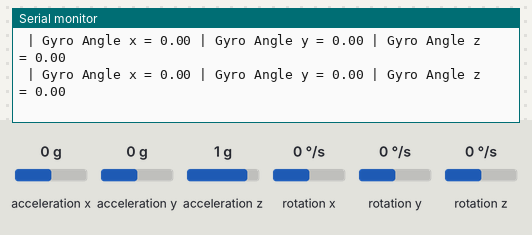
This sketch was run on a simulated Arduino Uno, built with avr-gcc and run on an emulated ATmega328P. Parts: the last lines printed to the serial monitor. Wiring (inferred from the names in the program): MPU-6050 motion sensor at I2C address 0x68. The test bench sets the inputs (shaded band); at power-on: rotation x 0 °/s, rotation y 0 °/s, rotation z 0 °/s, acceleration x 0 g, acceleration y 0 g, acceleration z 1 g.

Above: at 1.3 s.
1.4 s: rotation x set to -192 °/s
At 2.3 s:
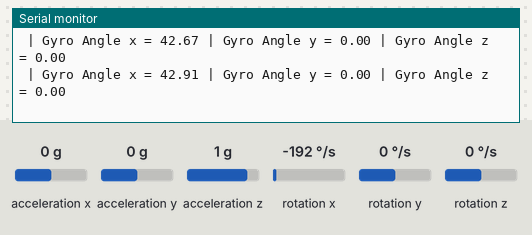
4.4 s: rotation y set to -192 °/s
At 5.2 s:
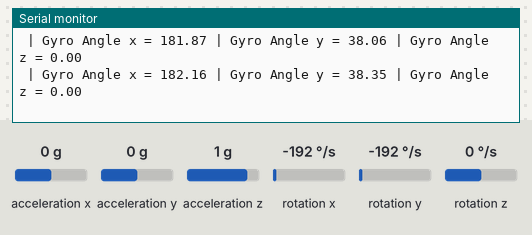
7.4 s: rotation z set to -100 °/s
At 8.4 s:
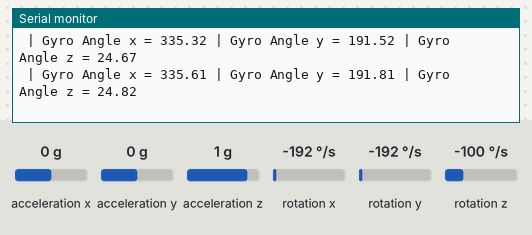
10.4 s: rotation z set to 0 °/s
At 11.1 s:
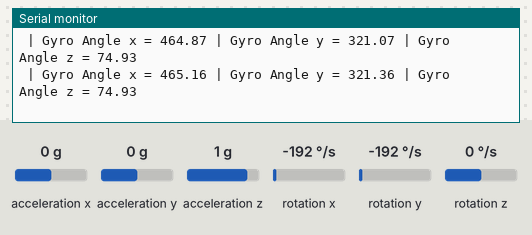
13.4 s: rotation z set to -192 °/s
At 14.5 s:
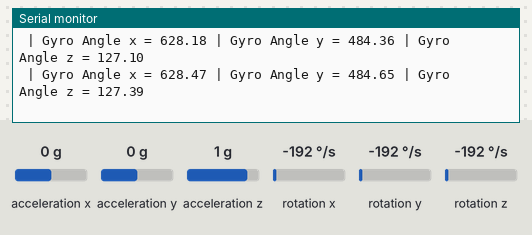
Timing chart, 0 to 15.3 s (numbered marks = the images above; inputs shaded):
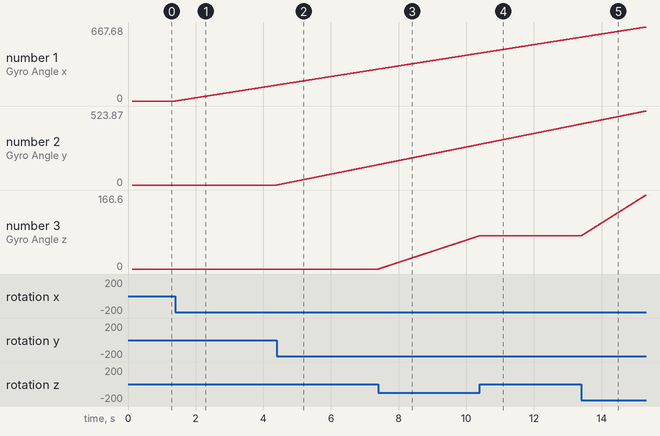

The sketch:

IMU_robot.ino
```cpp
//code by : Muhammad Fauzan (Zeonsilt06)

#include "Wire.h" // This library allows you to communicate with I2C devices.

const int MPU_ADDR = 0x68; // I2C address of the MPU-6050. If AD0 pin is set to HIGH, the I2C address will be 0x69.

float accelerometer_x, accelerometer_y, accelerometer_z; // variables for accelerometer raw data
float gyro_x, gyro_y, gyro_z; // variables for gyro raw data
float gyro_CM, gyro_PM, elapsedTime; //gyro angle loop parameter
float gyroAngle_x,gyroAngle_y,gyroAngle_z; // variables for gyro angle;
float gyroCal_x, gyroCal_y, gyroCal_z; // variables for gyro calibration
float accelAngleCal_x,accelAngleCal_y; // variables for accelerometer calibration
float accelAngle_x,accelAngle_y; //variables for Accelerometer angle
float pitchFilter, rollFilter;
int cal; // number of n data reading for calibration

void setup() {
  Serial.begin(115200);
  Wire.begin();//begin I2C connection
  Wire.beginTransmission(MPU_ADDR); // Begins a transmission to the I2C slave (GY-521 board)
  Wire.write(0x6B); // PWR_MGMT_1 register
  Wire.write(0x00); // set to zero (wakes up the MPU-6050)
  Wire.endTransmission(true);
   // Configure Accelerometer Sensitivity - Full Scale Range (default +/- 2g)
  Wire.beginTransmission(MPU_ADDR);
  Wire.write(0x1C);                  //Talk to the ACCEL_CONFIG register (1C hex)
  Wire.write(0x10);                  //Set the register bits as 00010000 (+/- 8g full scale range)
  Wire.endTransmission(true);
  // Configure Gyro Sensitivity - Full Scale Range (default +/- 250deg/s)
  Wire.beginTransmission(MPU_ADDR);
  Wire.write(0x1B);                   // Talk to the GYRO_CONFIG register (1B hex)
  Wire.write(0x10);                   // Set the register bits as 00010000 (1000deg/s full scale)
  Wire.endTransmission(true);
  delay(20);
  //calling IMU calibration function before start measuring
  IMU_calibration();
  delay(20);
}
void loop() {
  IMU_data_read();
}

//function for reading IMU data and convert it to Pitch, Yaw, Roll angle
void IMU_data_read(){

      //read accelerometer raw data
      Wire.beginTransmission(MPU_ADDR);
      Wire.write(0x3B); // starting with register 0x3B (ACCEL_XOUT_H) [MPU-6000 and MPU-6050 Register Map and Descriptions Revision 4.2, p.40]
      Wire.endTransmission(false); // the parameter indicates that the Arduino will send a restart. As a result, the connection is kept active.
      Wire.requestFrom(MPU_ADDR, 6, true); // request a total of 6 registers
      accelerometer_x = (Wire.read()<<8 | Wire.read())/16384.0; // reading registers: 0x3B (ACCEL_XOUT_H) and 0x3C (ACCEL_XOUT_L)
      accelerometer_y = (Wire.read()<<8 | Wire.read())/16384.0; // reading registers: 0x3D (ACCEL_YOUT_H) and 0x3E (ACCEL_YOUT_L)
      accelerometer_z = (Wire.read()<<8 | Wire.read())/16384.0; // reading registers: 0x3F (ACCEL_ZOUT_H) and 0x40 (ACCEL_ZOUT_L)

      //calculate accelerometer angle from accelerometer data
      accelAngle_x = atan(accelerometer_x/sqrt(pow(accelerometer_y,2) + pow(accelerometer_z,2)))*180/PI;
      accelAngle_y = atan(accelerometer_y/sqrt(pow(accelerometer_x,2) + pow(accelerometer_z,2)))*180/PI;

      //Accelerometer angle correction
      accelAngle_x = accelAngleCal_x - accelAngle_x;
      accelAngle_y = accelAngleCal_y - accelAngle_y;

      //read gyro raw data
      Wire.beginTransmission(MPU_ADDR);
      Wire.write(0x43); // starting with register 0x43 (GYRO_XOUT_H) [MPU-6000 and MPU-6050 Register Map and Descriptions Revision 4.2, p.40]
      Wire.endTransmission(false); // the parameter indicates that the Arduino will send a restart. As a result, the connection is kept active.
      Wire.requestFrom(MPU_ADDR, 6, true); // request a total of 6 registers
      gyro_x = (Wire.read()<<8 | Wire.read())/131.0; // reading registers: 0x43 (GYRO_XOUT_H) and 0x44 (GYRO_XOUT_L)
      gyro_y = (Wire.read()<<8 | Wire.read())/131.0; // reading registers: 0x45 (GYRO_YOUT_H) and 0x46 (GYRO_YOUT_L)
      gyro_z = (Wire.read()<<8 | Wire.read())/131.0; // reading registers: 0x47 (GYRO_ZOUT_H) and 0x48 (GYRO_ZOUT_L)

      //gyro data correction
      gyro_x = gyroCal_x - gyro_x;
      gyro_y = gyroCal_y - gyro_y;
      gyro_z = gyroCal_z - gyro_z;

      //calculate gyro angle from gyro data
      gyro_PM = gyro_CM;
      gyro_CM = millis();
      elapsedTime = (gyro_CM - gyro_PM)/1000;
      gyroAngle_x = gyroAngle_x + gyro_x*elapsedTime;
      gyroAngle_y = gyroAngle_y + gyro_y*elapsedTime;
      gyroAngle_z = gyroAngle_z + gyro_z*elapsedTime;

      //complementary filter to combine Gyro and Accelerometer data
      pitchFilter = 0.98*gyroAngle_y + 0.02*accelAngle_y;
      rollFilter = 0.98*gyroAngle_x + 0.02*accelAngle_x;

      // Print out data. Uncomment if you want to debug these parameter
//      Serial.print("aX = "); Serial.print(accelerometer_x);
//      Serial.print(" | aY = "); Serial.print(accelerometer_y);
//      Serial.print(" | aZ = "); Serial.print(accelerometer_z);
//      Serial.print(" | gX = "); Serial.print(gyro_x);
//      Serial.print(" | gY = "); Serial.print(gyro_y);
//      Serial.print(" | gZ = "); Serial.print(gyro_z);
      Serial.print(" | Gyro Angle x = "); Serial.print(gyroAngle_x);
      Serial.print(" | Gyro Angle y = "); Serial.print(gyroAngle_y);
      Serial.print(" | Gyro Angle z = "); Serial.print(gyroAngle_z);
//      Serial.print(" | Accelerometer Angle x = "); Serial.print(accelAngle_x);
//      Serial.print(" | Accelerometer Angle y = "); Serial.print(accelAngle_y);
//      Serial.print(" | Pitch = "); Serial.print(pitchFilter);
//      Serial.print(" | Roll = "); Serial.print(rollFilter);
      Serial.println();
}

//function for calibrating IMU raw data
void IMU_calibration(){

      //read accelerometer raw data
      Wire.beginTransmission(MPU_ADDR);
      Wire.write(0x3B); // starting with register 0x3B (ACCEL_XOUT_H) [MPU-6000 and MPU-6050 Register Map and Descriptions Revision 4.2, p.40]
      Wire.endTransmission(false); // the parameter indicates that the Arduino will send a restart. As a result, the connection is kept active.
      Wire.requestFrom(MPU_ADDR, 6, true); // request a total of 6 registers
      accelerometer_x = (Wire.read()<<8 | Wire.read())/16384.0; // reading registers: 0x3B (ACCEL_XOUT_H) and 0x3C (ACCEL_XOUT_L)
      accelerometer_y = (Wire.read()<<8 | Wire.read())/16384.0; // reading registers: 0x3D (ACCEL_YOUT_H) and 0x3E (ACCEL_YOUT_L)
      accelerometer_z = (Wire.read()<<8 | Wire.read())/16384.0; // reading registers: 0x3F (ACCEL_ZOUT_H) and 0x40 (ACCEL_ZOUT_L)

            //calculate accelerometer angle from accelerometer data
      accelAngle_x = atan(accelerometer_x/sqrt(pow(accelerometer_y,2) + pow(accelerometer_z,2)))*180/PI;
      accelAngle_y = atan(accelerometer_y/sqrt(pow(accelerometer_x,2) + pow(accelerometer_z,2)))*180/PI;

      //read gyro raw data
      Wire.beginTransmission(MPU_ADDR);
      Wire.write(0x43); // starting with register 0x43 (GYRO_XOUT_H) [MPU-6000 and MPU-6050 Register Map and Descriptions Revision 4.2, p.40]
      Wire.endTransmission(false); // the parameter indicates that the Arduino will send a restart. As a result, the connection is kept active.
      Wire.requestFrom(MPU_ADDR, 6, true); // request a total of 6 registers
      gyro_x = (Wire.read()<<8 | Wire.read())/131.0; // reading registers: 0x43 (GYRO_XOUT_H) and 0x44 (GYRO_XOUT_L)
      gyro_y = (Wire.read()<<8 | Wire.read())/131.0; // reading registers: 0x45 (GYRO_YOUT_H) and 0x46 (GYRO_YOUT_L)
      gyro_z = (Wire.read()<<8 | Wire.read())/131.0; // reading registers: 0x47 (GYRO_ZOUT_H) and 0x48 (GYRO_ZOUT_L)

      //read n number of raw data and sum it
      for (cal=0;cal<2000;cal++){
          gyroCal_x += gyro_x;
          gyroCal_y += gyro_y;
          gyroCal_z += gyro_z;
          accelAngleCal_x += accelAngle_x;
          accelAngleCal_y += accelAngle_y;
      }
      //calculate mean value of n number data reading
      gyroCal_x /= 2000;
      gyroCal_y /= 2000;
      gyroCal_z /= 2000;
      accelAngleCal_x /= 2000;
      accelAngleCal_y /= 2000;
}
```

Measured:
- after the input at 1.4 s, the serial monitor: prints a new line at once (image 1)
- plotted number 1: 0 → 143.81 after the input at 1.4 s
